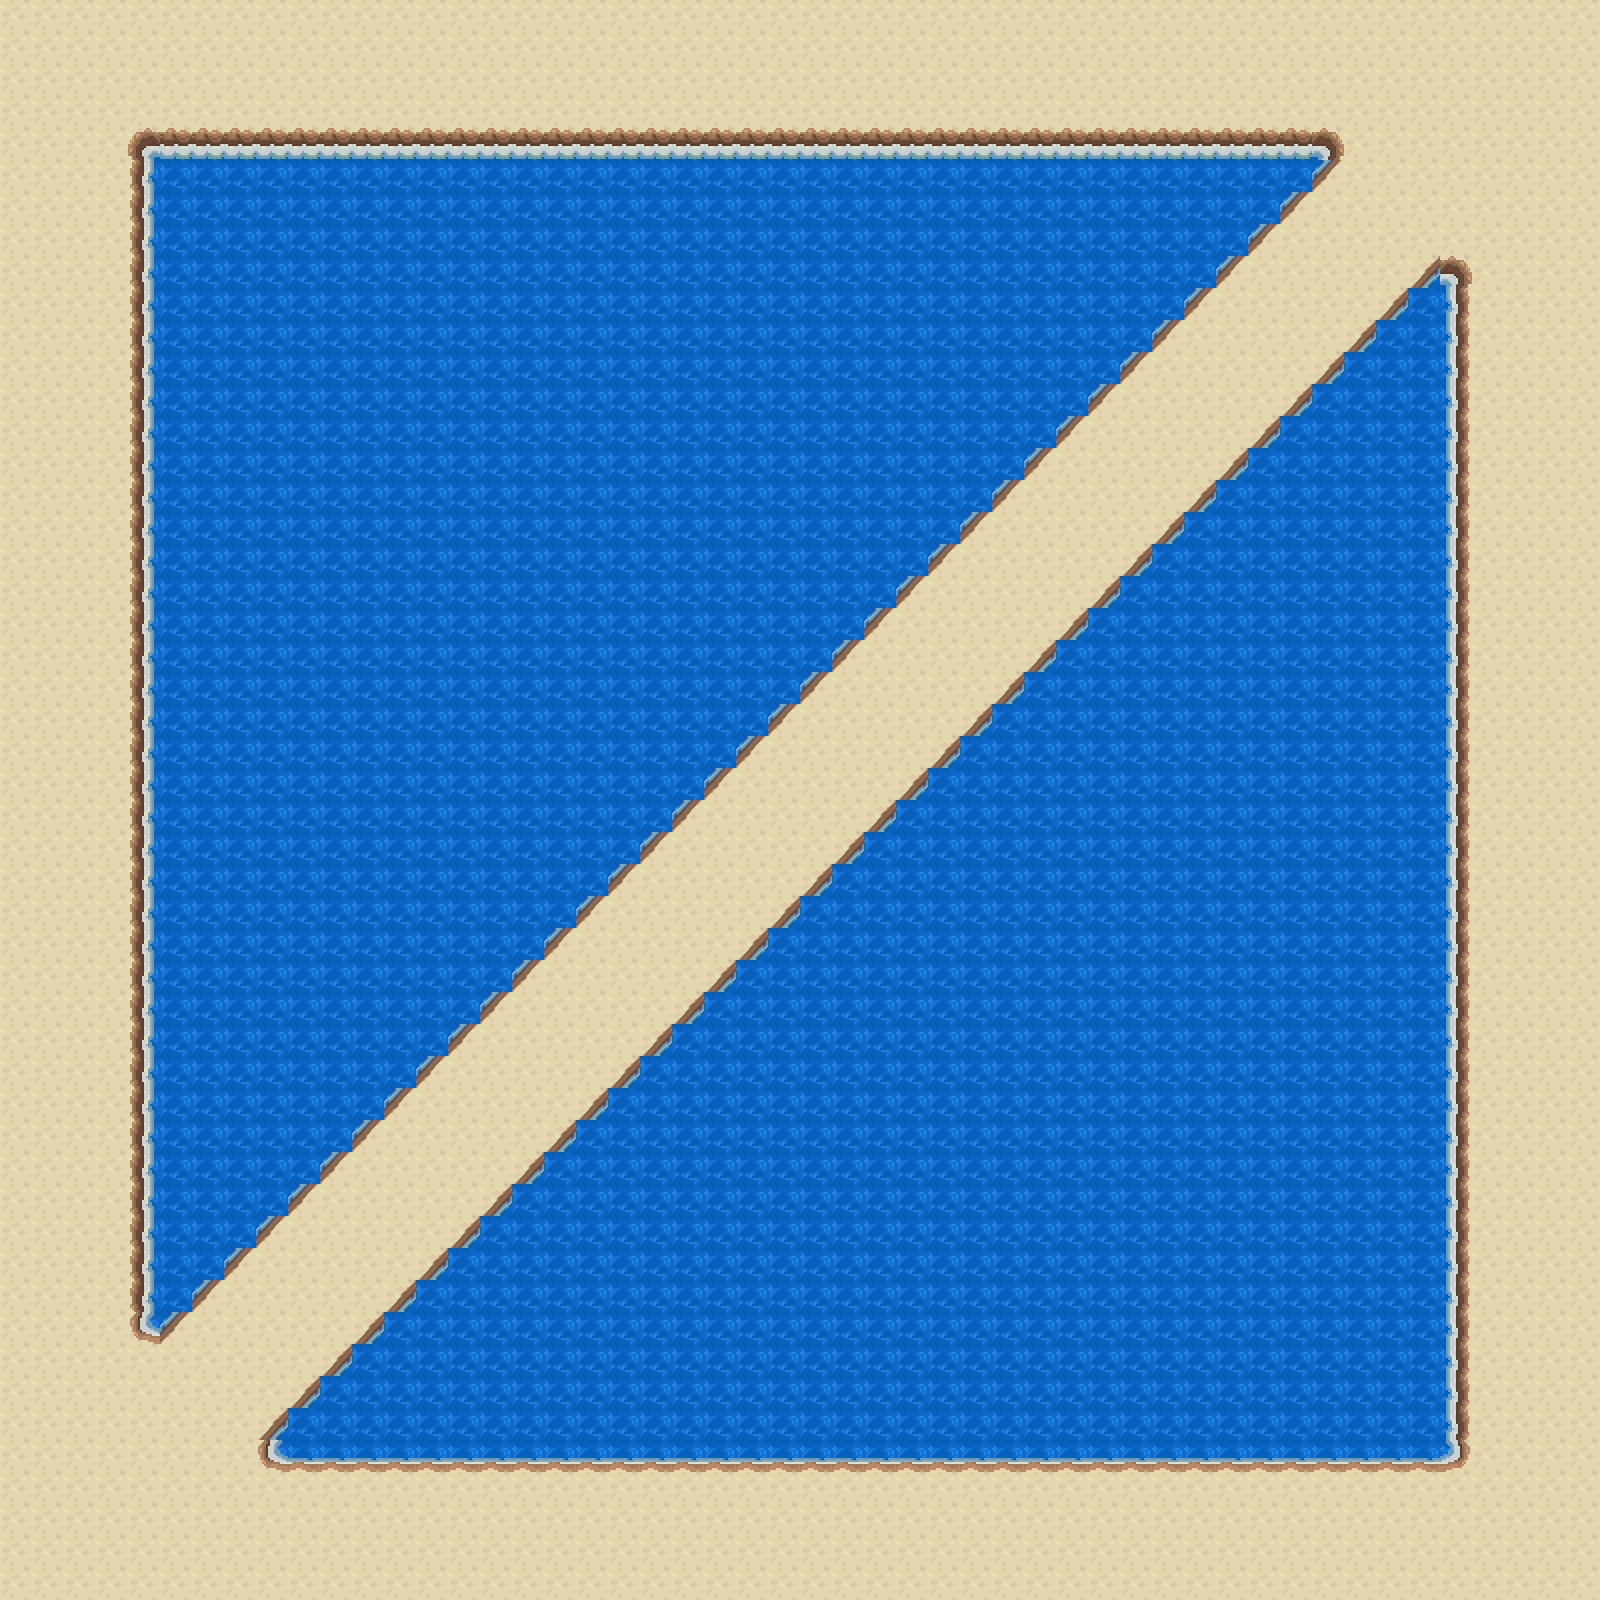

This game map was drawn from its Tiled (.tmx) file and the tilesets committed beside it. A one-line description and the trimmed map source follow:
An orthogonal 50x50 tile map with 32x32 px tiles, 6 tile layers (BG/Terrain, Path, Water, Animated Bottom, ...).

<map version="1.0" orientation="orthogonal" width="50" height="50" tilewidth="32" tileheight="32">
 <properties>
  <property name="music" value="NONE" />
  <property name="name" value="AreaOnet" />
 </properties>
 <tileset firstgid="1" name="FioriForest" tilewidth="32" tileheight="32">
  <image source="AreaOne.png" width="320" height="320" />
  <tile id="1">
   <properties>
    <property name="blocked" value="" />
   </properties>
  </tile>
  <tile id="2">
   <properties>
    <property name="blocked" value="" />
   </properties>
  </tile>
  <tile id="3">
   <properties>
    <property name="blocked" value="" />
   </properties>
  </tile>
  <tile id="4">
   <properties>
    <property name="blocked" value="" />
   </properties>
  </tile>
  <tile id="11">
   <properties>
    <property name="blocked" value="" />
   </properties>
  </tile>
  <tile id="12">
   <properties>
    <property name="blocked" value="" />
   </properties>
  </tile>
  <tile id="13">
   <properties>
    <property name="blocked" value="" />
   </properties>
  </tile>
  <tile id="14">
   <properties>
    <property name="blocked" value="" />
   </properties>
  </tile>
  <tile id="21">
   <properties>
    <property name="blocked" value="" />
   </properties>
  </tile>
  <tile id="22">
   <properties>
    <property name="blocked" value="" />
   </properties>
  </tile>
  <tile id="23">
   <properties>
    <property name="blocked" value="" />
   </properties>
  </tile>
  <tile id="24">
   <properties>
    <property name="blocked" value="" />
   </properties>
  </tile>
 </tileset>
 <layer name="BG/Terrain" width="50" height="50">
  <data>[2500 cells, 2500 non-empty, 1 distinct tile ids]</data>
 </layer>
 <layer name="Path" width="50" height="50">
  <data>[2500 cells, 1168 non-empty, 1 distinct tile ids]</data>
 </layer>
 <layer name="Water" width="50" height="50">
  <data>[2500 cells, 224 non-empty, 10 distinct tile ids]</data>
 </layer>
 <layer name="Animated Bottom" width="50" height="50">
  <data>[2500 cells, 0 non-empty, 0 distinct tile ids]</data>
 </layer>
 <layer name="PlayerLayer" width="50" height="50">
  <data>[2500 cells, 0 non-empty, 0 distinct tile ids]</data>
 </layer>
 <layer name="Animated Top" width="50" height="50">
  <data>[2500 cells, 0 non-empty, 0 distinct tile ids]</data>
 </layer>
</map>